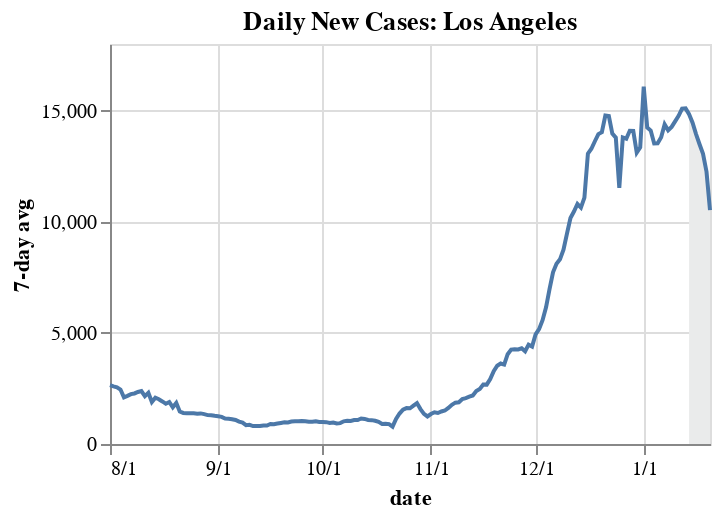
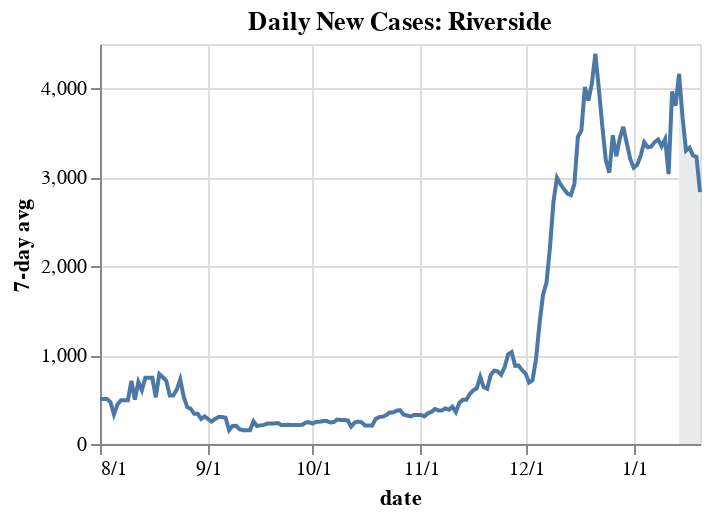
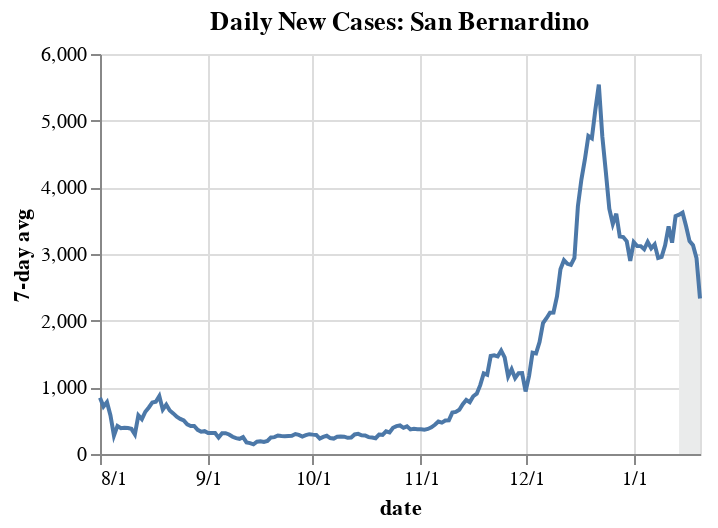
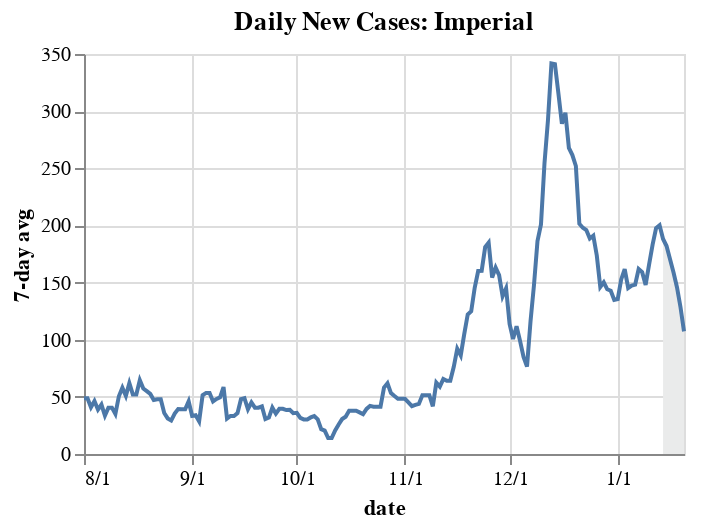

The notebook cell saved with these charts, in order:
### Code cell
# Make charts
plot_me = ["Los Angeles", "Riverside", "San Bernardino", 
          "Imperial", "San Diego"]

START_DATE = "8/1/20"

for c in plot_me: 
    add_caption(df, c)
    chart_utils.make_chart(df, c, START_DATE)

### Figure 1 — Vega-Lite specification as saved in the notebook (floating-point values rounded to 4 significant figures; data arrays with more than 128 entries replaced by an {"elided": "..."} marker saying what was removed)
{"usermeta": {"embedOptions": {"theme": "latimes"}}, "config": {"view": {"continuousWidth": 400, "continuousHeight": 300}, "background": "white"}, "layer": [{"data": {"name": "data-e0d91914904e751c5339912a2d00e0a2"}, "mark": "area", "encoding": {"color": {"value": "#EAEBEB"}, "x": {"type": "temporal", "axis": {"format": "%-m/%-d"}, "field": "date2", "title": "date"}, "y": {"type": "quantitative", "field": "cases_avg7", "title": "7-day avg"}}}, {"data": {"name": "data-99ba4c4f54bbb80f34e887089f339661"}, "mark": "line", "encoding": {"x": {"type": "temporal", "field": "date2", "title": "date"}, "y": {"type": "quantitative", "field": "cases_avg7", "title": "7-day avg"}}}], "height": 200, "title": "Daily New Cases: Los Angeles", "width": 300, "$schema": "https://vega.github.io/schema/vega-lite/v4.8.1.json", "datasets": {"data-e0d91914904e751c5339912a2d00e0a2": [{"county": "Los Angeles", "state": "California", "state_abbrev": "CA", "fips": "06037", "Lat": 34.31, "Lon": -118.2, "cases": 976075, "deaths": 13244, "new_cases": 16919, "new_deaths": 272, "county_pop": 10040000.0, "date2": "2021-01-14T00:00:00", "cases_avg7": 14840.0, "deaths_avg7": 241.4}, {"county": "Los Angeles", "state": "California", "state_abbrev": "CA", "fips": "06037", "Lat": 34.31, "Lon": -118.2, "cases": 990632, "deaths": 13504, "new_cases": 14557, "new_deaths": 260, "county_pop": 10040000.0, "date2": "2021-01-15T00:00:00", "cases_avg7": 14460.0, "deaths_avg7": 234.4}, {"county": "Los Angeles", "state": "California", "state_abbrev": "CA", "fips": "06037", "Lat": 34.31, "Lon": -118.2, "cases": 1004693, "deaths": 13757, "new_cases": 14061, "new_deaths": 253, "county_pop": 10040000.0, "date2": "2021-01-16T00:00:00", "cases_avg7": 13950.0, "deaths_avg7": 238.1}, {"county": "Los Angeles", "state": "California", "state_abbrev": "CA", "fips": "06037", "Lat": 34.31, "Lon": -118.2, "cases": 1014753, "deaths": 13848, "new_cases": 10060, "new_deaths": 91, "county_pop": 10040000.0, "date2": "2021-01-17T00:00:00", "cases_avg7": 13490.0, "deaths_avg7": 228.0}, {"county": "Los Angeles", "state": "California", "state_abbrev": "CA", "fips": "06037", "Lat": 34.31, "Lon": -118.2, "cases": 1024297, "deaths": 13937, "new_cases": 9544, "new_deaths": 89, "county_pop": 10040000.0, "date2": "2021-01-18T00:00:00", "cases_avg7": 13060.0, "deaths_avg7": 221.3}, {"county": "Los Angeles", "state": "California", "state_abbrev": "CA", "fips": "06037", "Lat": 34.31, "Lon": -118.2, "cases": 1032806, "deaths": 14122, "new_cases": 8509, "new_deaths": 185, "county_pop": 10040000.0, "date2": "2021-01-19T00:00:00", "cases_avg7": 12250.0, "deaths_avg7": 202.3}, {"county": "Los Angeles", "state": "California", "state_abbrev": "CA", "fips": "06037", "Lat": 34.31, "Lon": -118.2, "cases": 1032806, "deaths": 14122, "new_cases": 0, "new_deaths": 0, "county_pop": 10040000.0, "date2": "2021-01-20T00:00:00", "cases_avg7": 10520.0, "deaths_avg7": 164.3}], "data-99ba4c4f54bbb80f34e887089f339661": {"elided": "173 records"}}}

### Figure 2 — Vega-Lite specification as saved in the notebook (floating-point values rounded to 4 significant figures; data arrays with more than 128 entries replaced by an {"elided": "..."} marker saying what was removed)
{"usermeta": {"embedOptions": {"theme": "latimes"}}, "config": {"view": {"continuousWidth": 400, "continuousHeight": 300}, "background": "white"}, "layer": [{"data": {"name": "data-0784423f47d5dc5a567d17ba6e8db1ae"}, "mark": "area", "encoding": {"color": {"value": "#EAEBEB"}, "x": {"type": "temporal", "axis": {"format": "%-m/%-d"}, "field": "date2", "title": "date"}, "y": {"type": "quantitative", "field": "cases_avg7", "title": "7-day avg"}}}, {"data": {"name": "data-dc6e9e1078d34d86d7509220161db186"}, "mark": "line", "encoding": {"x": {"type": "temporal", "field": "date2", "title": "date"}, "y": {"type": "quantitative", "field": "cases_avg7", "title": "7-day avg"}}}], "height": 200, "title": "Daily New Cases: Riverside", "width": 300, "$schema": "https://vega.github.io/schema/vega-lite/v4.8.1.json", "datasets": {"data-0784423f47d5dc5a567d17ba6e8db1ae": [{"county": "Riverside", "state": "California", "state_abbrev": "CA", "fips": "06065", "Lat": 33.74, "Lon": -116.0, "cases": 233480, "deaths": 2399, "new_cases": 2880, "new_deaths": 92, "county_pop": 2471000.0, "date2": "2021-01-14T00:00:00", "cases_avg7": 4165.0, "deaths_avg7": 30.0}, {"county": "Riverside", "state": "California", "state_abbrev": "CA", "fips": "06065", "Lat": 33.74, "Lon": -116.0, "cases": 233899, "deaths": 2517, "new_cases": 419, "new_deaths": 118, "county_pop": 2471000.0, "date2": "2021-01-15T00:00:00", "cases_avg7": 3675.0, "deaths_avg7": 42.71}, {"county": "Riverside", "state": "California", "state_abbrev": "CA", "fips": "06065", "Lat": 33.74, "Lon": -116.0, "cases": 235235, "deaths": 2517, "new_cases": 1336, "new_deaths": 0, "county_pop": 2471000.0, "date2": "2021-01-16T00:00:00", "cases_avg7": 3302.0, "deaths_avg7": 42.71}, {"county": "Riverside", "state": "California", "state_abbrev": "CA", "fips": "06065", "Lat": 33.74, "Lon": -116.0, "cases": 239412, "deaths": 2517, "new_cases": 4177, "new_deaths": 0, "county_pop": 2471000.0, "date2": "2021-01-17T00:00:00", "cases_avg7": 3334.0, "deaths_avg7": 42.71}, {"county": "Riverside", "state": "California", "state_abbrev": "CA", "fips": "06065", "Lat": 33.74, "Lon": -116.0, "cases": 242206, "deaths": 2517, "new_cases": 2794, "new_deaths": 0, "county_pop": 2471000.0, "date2": "2021-01-18T00:00:00", "cases_avg7": 3246.0, "deaths_avg7": 38.14}, {"county": "Riverside", "state": "California", "state_abbrev": "CA", "fips": "06065", "Lat": 33.74, "Lon": -116.0, "cases": 250436, "deaths": 2645, "new_cases": 8230, "new_deaths": 128, "county_pop": 2471000.0, "date2": "2021-01-19T00:00:00", "cases_avg7": 3230.0, "deaths_avg7": 50.14}, {"county": "Riverside", "state": "California", "state_abbrev": "CA", "fips": "06065", "Lat": 33.74, "Lon": -116.0, "cases": 250436, "deaths": 2645, "new_cases": 0, "new_deaths": 0, "county_pop": 2471000.0, "date2": "2021-01-20T00:00:00", "cases_avg7": 2834.0, "deaths_avg7": 48.29}], "data-dc6e9e1078d34d86d7509220161db186": {"elided": "173 records"}}}

### Figure 3 — Vega-Lite specification as saved in the notebook (floating-point values rounded to 4 significant figures; data arrays with more than 128 entries replaced by an {"elided": "..."} marker saying what was removed)
{"usermeta": {"embedOptions": {"theme": "latimes"}}, "config": {"view": {"continuousWidth": 400, "continuousHeight": 300}, "background": "white"}, "layer": [{"data": {"name": "data-d5572fa0837491c7deb5ea7561e115b3"}, "mark": "area", "encoding": {"color": {"value": "#EAEBEB"}, "x": {"type": "temporal", "axis": {"format": "%-m/%-d"}, "field": "date2", "title": "date"}, "y": {"type": "quantitative", "field": "cases_avg7", "title": "7-day avg"}}}, {"data": {"name": "data-1a3ad1323d71ae124746b2fd97ab8db6"}, "mark": "line", "encoding": {"x": {"type": "temporal", "field": "date2", "title": "date"}, "y": {"type": "quantitative", "field": "cases_avg7", "title": "7-day avg"}}}], "height": 200, "title": "Daily New Cases: San Bernardino", "width": 300, "$schema": "https://vega.github.io/schema/vega-lite/v4.8.1.json", "datasets": {"data-d5572fa0837491c7deb5ea7561e115b3": [{"county": "San Bernardino", "state": "California", "state_abbrev": "CA", "fips": "06071", "Lat": 34.84, "Lon": -116.2, "cases": 241523, "deaths": 1560, "new_cases": 1737, "new_deaths": 8, "county_pop": 2180000.0, "date2": "2021-01-14T00:00:00", "cases_avg7": 3590.0, "deaths_avg7": 15.14}, {"county": "San Bernardino", "state": "California", "state_abbrev": "CA", "fips": "06071", "Lat": 34.84, "Lon": -116.2, "cases": 245033, "deaths": 1560, "new_cases": 3510, "new_deaths": 0, "county_pop": 2180000.0, "date2": "2021-01-15T00:00:00", "cases_avg7": 3620.0, "deaths_avg7": 10.57}, {"county": "San Bernardino", "state": "California", "state_abbrev": "CA", "fips": "06071", "Lat": 34.84, "Lon": -116.2, "cases": 248285, "deaths": 1560, "new_cases": 3252, "new_deaths": 0, "county_pop": 2180000.0, "date2": "2021-01-16T00:00:00", "cases_avg7": 3419.0, "deaths_avg7": 5.714}, {"county": "San Bernardino", "state": "California", "state_abbrev": "CA", "fips": "06071", "Lat": 34.84, "Lon": -116.2, "cases": 251213, "deaths": 1560, "new_cases": 2928, "new_deaths": 0, "county_pop": 2180000.0, "date2": "2021-01-17T00:00:00", "cases_avg7": 3194.0, "deaths_avg7": 4.143}, {"county": "San Bernardino", "state": "California", "state_abbrev": "CA", "fips": "06071", "Lat": 34.84, "Lon": -116.2, "cases": 254094, "deaths": 1560, "new_cases": 2881, "new_deaths": 0, "county_pop": 2180000.0, "date2": "2021-01-18T00:00:00", "cases_avg7": 3132.0, "deaths_avg7": 2.0}, {"county": "San Bernardino", "state": "California", "state_abbrev": "CA", "fips": "06071", "Lat": 34.84, "Lon": -116.2, "cases": 256109, "deaths": 1560, "new_cases": 2015, "new_deaths": 0, "county_pop": 2180000.0, "date2": "2021-01-19T00:00:00", "cases_avg7": 2938.0, "deaths_avg7": 1.286}, {"county": "San Bernardino", "state": "California", "state_abbrev": "CA", "fips": "06071", "Lat": 34.84, "Lon": -116.2, "cases": 256109, "deaths": 1560, "new_cases": 0, "new_deaths": 0, "county_pop": 2180000.0, "date2": "2021-01-20T00:00:00", "cases_avg7": 2332.0, "deaths_avg7": 1.143}], "data-1a3ad1323d71ae124746b2fd97ab8db6": {"elided": "173 records"}}}

### Figure 4 — Vega-Lite specification as saved in the notebook (floating-point values rounded to 4 significant figures; data arrays with more than 128 entries replaced by an {"elided": "..."} marker saying what was removed)
{"usermeta": {"embedOptions": {"theme": "latimes"}}, "config": {"view": {"continuousWidth": 400, "continuousHeight": 300}, "background": "white"}, "layer": [{"data": {"name": "data-b3c140fee456f45df50473ff1f14c12e"}, "mark": "area", "encoding": {"color": {"value": "#EAEBEB"}, "x": {"type": "temporal", "axis": {"format": "%-m/%-d"}, "field": "date2", "title": "date"}, "y": {"type": "quantitative", "field": "cases_avg7", "title": "7-day avg"}}}, {"data": {"name": "data-589445b3cdca6ecc8ae541f2d6287ba6"}, "mark": "line", "encoding": {"x": {"type": "temporal", "field": "date2", "title": "date"}, "y": {"type": "quantitative", "field": "cases_avg7", "title": "7-day avg"}}}], "height": 200, "title": "Daily New Cases: Imperial", "width": 300, "$schema": "https://vega.github.io/schema/vega-lite/v4.8.1.json", "datasets": {"data-b3c140fee456f45df50473ff1f14c12e": [{"county": "Imperial", "state": "California", "state_abbrev": "CA", "fips": "06025", "Lat": 33.04, "Lon": -115.4, "cases": 24717, "deaths": 460, "new_cases": 151, "new_deaths": 6, "county_pop": 181200.0, "date2": "2021-01-14T00:00:00", "cases_avg7": 188.1, "deaths_avg7": 2.286}, {"county": "Imperial", "state": "California", "state_abbrev": "CA", "fips": "06025", "Lat": 33.04, "Lon": -115.4, "cases": 24882, "deaths": 463, "new_cases": 165, "new_deaths": 3, "county_pop": 181200.0, "date2": "2021-01-15T00:00:00", "cases_avg7": 182.0, "deaths_avg7": 2.429}, {"county": "Imperial", "state": "California", "state_abbrev": "CA", "fips": "06025", "Lat": 33.04, "Lon": -115.4, "cases": 24944, "deaths": 463, "new_cases": 62, "new_deaths": 0, "county_pop": 181200.0, "date2": "2021-01-16T00:00:00", "cases_avg7": 170.4, "deaths_avg7": 2.429}, {"county": "Imperial", "state": "California", "state_abbrev": "CA", "fips": "06025", "Lat": 33.04, "Lon": -115.4, "cases": 25140, "deaths": 463, "new_cases": 196, "new_deaths": 0, "county_pop": 181200.0, "date2": "2021-01-17T00:00:00", "cases_avg7": 158.9, "deaths_avg7": 2.429}, {"county": "Imperial", "state": "California", "state_abbrev": "CA", "fips": "06025", "Lat": 33.04, "Lon": -115.4, "cases": 25253, "deaths": 463, "new_cases": 113, "new_deaths": 0, "county_pop": 181200.0, "date2": "2021-01-18T00:00:00", "cases_avg7": 145.7, "deaths_avg7": 2.429}, {"county": "Imperial", "state": "California", "state_abbrev": "CA", "fips": "06025", "Lat": 33.04, "Lon": -115.4, "cases": 25317, "deaths": 465, "new_cases": 64, "new_deaths": 2, "county_pop": 181200.0, "date2": "2021-01-19T00:00:00", "cases_avg7": 128.4, "deaths_avg7": 2.286}, {"county": "Imperial", "state": "California", "state_abbrev": "CA", "fips": "06025", "Lat": 33.04, "Lon": -115.4, "cases": 25317, "deaths": 465, "new_cases": 0, "new_deaths": 0, "county_pop": 181200.0, "date2": "2021-01-20T00:00:00", "cases_avg7": 107.3, "deaths_avg7": 1.571}], "data-589445b3cdca6ecc8ae541f2d6287ba6": {"elided": "173 records"}}}
